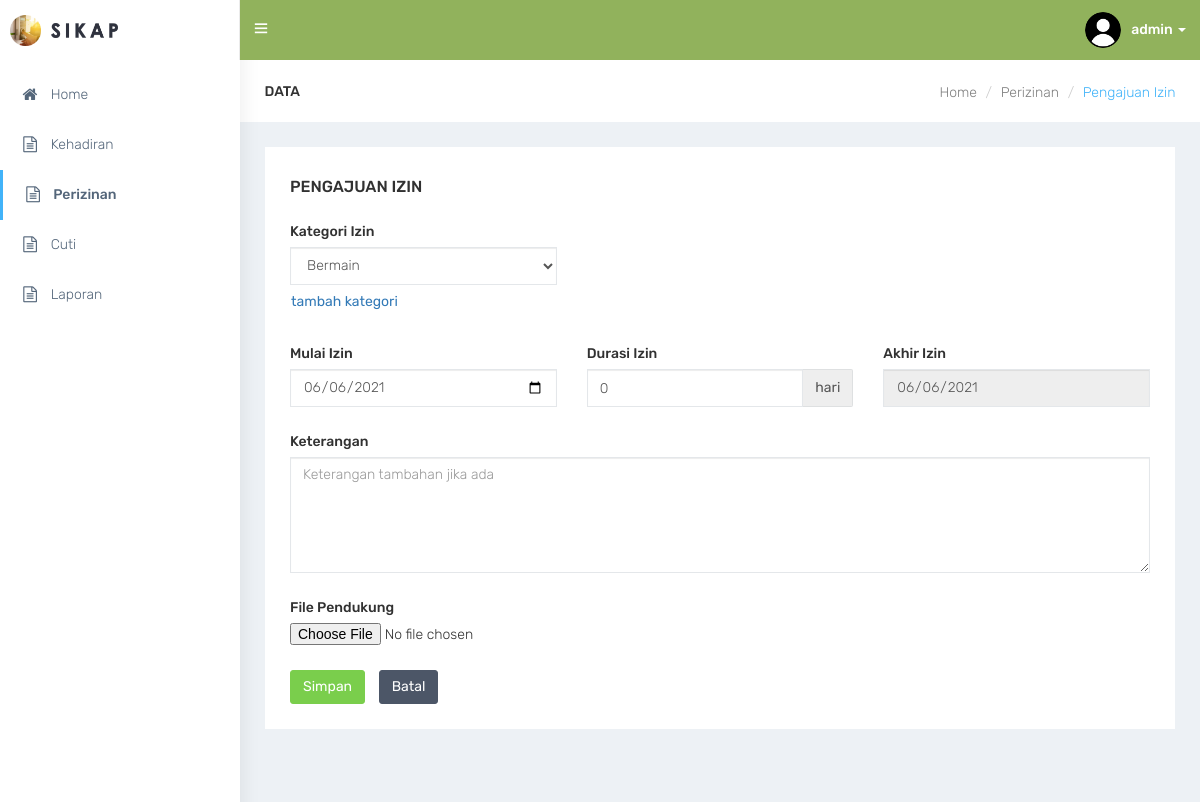
Screenshot of /izin-add (signed in) with the database file from the repository.
### tables this page shows
CREATE TABLE `user` (
  `us_id` int(11) NOT NULL,
  `ac_id` int(11) NOT NULL,
  `us_username` varchar(30) NOT NULL,
  `us_password` varchar(100) NOT NULL,
  `us_photo` varchar(100) NOT NULL,
  `us_email` varchar(30) NOT NULL
);

### izin-add.php (the view, shortened to what this page needs)
<div id="page-wrapper">
    <div class="container-fluid">
        <div class="row bg-title">
            <div class="col-lg-3 col-md-4 col-sm-4 col-xs-12">
                <h4 class="page-title">Data</h4>
            </div>
            <div class="col-lg-9 col-sm-8 col-md-8 col-xs-12">
                <ol class="breadcrumb">
                    <li><a href="index">Home</a></li>
                    <li><a href="izin">Perizinan</a></li>
                    <li class="active">Pengajuan Izin</li>
                </ol>
            </div>
        </div>
        <div class="row">
            <div class="col-sm-12">
                <div class="white-box">
                    <h3 class="box-title m-b-0">Pengajuan Izin</h3><br>
                    <div class="row">
                        <div class="col-sm-12 col-xs-12">
                                <div class="row">
                                    <div class="form-group col-sm-4">
                                        <label>Kategori Izin</label>
                                        <div class="input-group" style="width:100%">
                                            <select id="jenis_izin" name="jenis_izin" class="form-control">
                                                <?php
                                                $sql = "SELECT * FROM jenis_izin ORDER BY id DESC";
                                                $result = $conn->query($sql);
                                                while ($row = $result->fetch()) {
                                                    echo "<option value=" . $row['id'] . ">" . $row['value'] . "</option>";
                                                }
                                                ?>
                                            </select>
                                            <button type="button" class="btn btn-link" aria-label="Left Align" style="padding-left: 0;" data-toggle="modal" data-target="#tambahkategori">tambah kategori</button>
                                      </div>
                                    </div>
                                </div>
                                <div class="row">
                                    <div class="form-group col-sm-4">
                                        <label>Mulai Izin</label>
                                        <div class="input-group" style="width: 100%;">
                                            <input id="izin_start" type="date" name="izin_start" class="form-control" value="<?php echo date('Y-m-d'); ?>">
                                        </div>
                                    </div>
                                    <div class="form-group col-sm-4">
                                        <label>Durasi Izin</label>
                                        <div class="input-group">
                                            <input id="durasi" type="number" name="durasi" class="form-control" value="0" placeholder="0">
                                            <span class="input-group-addon">hari</span>
                                        </div>
                                    </div>
                                    <div class="form-group col-sm-4">
                                        <label>Akhir Izin</label>
                                        <div class="input-group" style="width: 100%;">
                                            <input id="izin_end" type="date" name="izin_end" class="form-control" value="<?php echo date('Y-m-d'); ?>" readonly>
                                        </div>
                                    </div>
                                </div>
                                <div class="form-group">
                                    <label>Keterangan</label>
                                        <textarea id="keterangan" rows="5" name="keterangan" class="form-control" value="" placeholder="Keterangan tambahan jika ada" style="min-width: 100%"></textarea>
                                </div>
                                <div class="form-group">
                                    <label for="exampleInputFile">File Pendukung</label>
                                    <input type="file" id="exampleInputFile">
                                </div>
                                <button id="btn-pengajuan" type="button" class="btn btn-success waves-effect waves-light m-r-10">Simpan</button>
                                <a href="izin" class="btn btn-inverse waves-effect waves-light">Batal</a>
                        </div>
                    </div>
                </div>
            </div>
        </div>
    </div>
</div>

### lib/lib-topbar.php (shortened to what this page needs)
   <nav class="navbar navbar-default navbar-static-top m-b-0">
       <div class="navbar-header" style="background: #91b25c;">
           <div class="top-left-part">
               <a class="logo" href="index">
                   <b>
                   <img src="images/admin-lg.png" alt="home" class="light-logo" style="max-height: 31px;" /></b>
                   <span class="hidden-xs">
                   <img src="images/admin-tx.png" alt="home" class="light-logo" style="max-height: 15px;" /></span>
               </a>
           </div>
           <ul class="nav navbar-top-links navbar-left">
               <li><a href="javascript:void(0)" class="open-close waves-effect waves-light"><i class="ti-menu"></i></a></li>
           </ul>
           <?php
require_once(__DIR__.'/config.php');
$id = $_SESSION['id'];
               $sql = "SELECT * FROM user JOIN access_control USING(ac_id) WHERE us_id='$id'";
               $query = $conn->query($sql);
               $data = $query->fetch(PDO::FETCH_OBJ);
           ?>
           <ul class="nav navbar-top-links navbar-right pull-right">
               <li class="dropdown">
                   <a class="dropdown-toggle profile-pic" data-toggle="dropdown" href="#"> <img src="images/user/<?php echo $data->us_photo;?>" alt="user-img" width="36" class="img-circle"><b class="hidden-xs"><?php echo $data->us_username;?> </b><span class="caret"></span> </a>
               </li>
           </ul>
       </div>
   </nav>

### css/default.css (style rules this page uses)
body { background: #fff; }
.top-left-part { background: #fff; }
.top-left-part .light-logo { display: inline-block; }
.navbar-header { background: #2f323e; }
.navbar-top-links > li > a { color: #ffffff; }
.bg-title .breadcrumb .active { color: #41b3f9; }

### rows the page displays
user: us_photo (picture), us_username "admin"

### other values shown
form field jenis_izin "Bermain"
